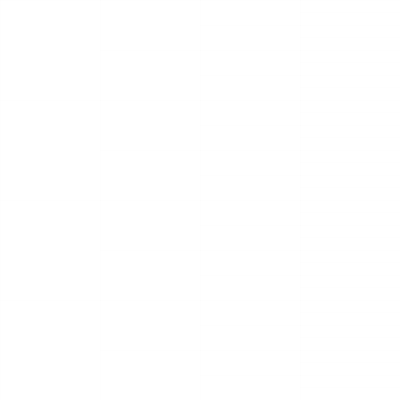
Frame 1 (no input)
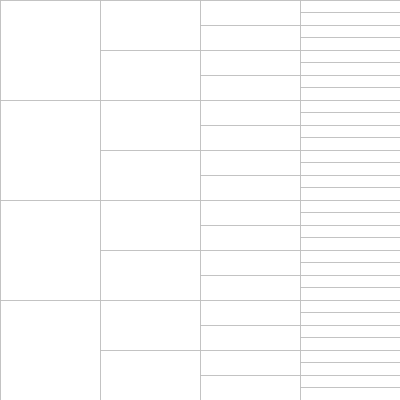
Frame 60 (the mouse pressed at the canvas centre just before this capture)
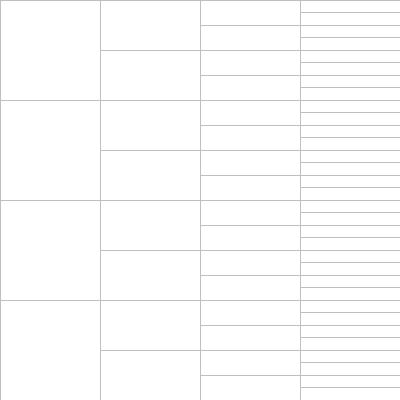
Frame 120 (the mouse held since frame 60 and released just before this capture)

The Processing sketch that drew these frames (run headless with seeded random() and noise(); from frame 60 on, the mouse is pressed at the canvas centre):

// Processing sketch: processing_9875
// ── processing_9875.pde


void setup()
{
size (400,400);
background (255);
smooth();
stroke(120,2);
}

void draw ()
{
  
  
// vertikale linien  
for ( float i = 0; i <= width; i = i + width/4 )
{
    line( i, 0, i, height );
}


// erste spalte
for (float i=0; i <= height; i= i+height/4)
{
line (0,i,100,i);
}


// zweite spalte
for (float i=0; i <= height; i= i+height/8.0)
{
line (100,i,200,i);
}

// dritte spalte
for (float i=0; i <= height; i= i+height/16.0)
{
line (200,i,300,i);
}

// vierte spalte
for (float i=0; i <= height; i= i+height/32.0)
{
line (300,i,400,i);
}



}
